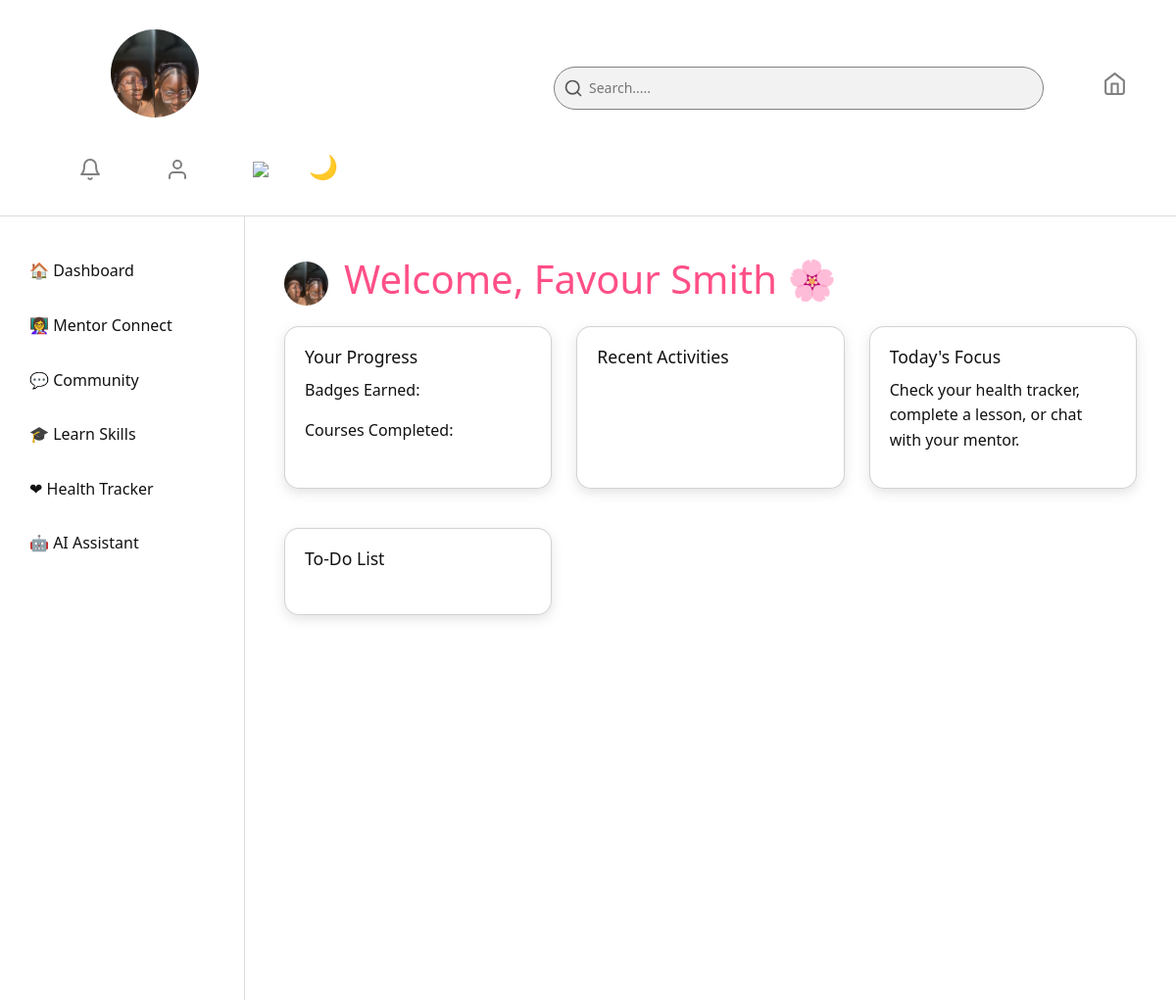
/dashboard (signed in), run on the app's committed database.
### src/models.py (models this page shows, shortened)
class User(UserMixin, db.Model):
    __tablename__ = 'users'
    id = db.Column(db.Integer, primary_key=True)
    first_name = db.Column(db.String(100), nullable=False)
    last_name = db.Column(db.String(100), nullable=False)
    email = db.Column(db.String(150), unique=True, nullable=False)
    dob = db.Column(db.String, nullable=False)
    password = db.Column(db.String(200), nullable=False)
    profile_image = db.Column(db.String(300), default='default_profile.png')
    date_created = db.Column(db.DateTime, default=datetime.utcnow)
    last_seen = db.Column(db.DateTime, default=datetime.utcnow)
    posts = db.relationship('CommunityPost', backref='user', lazy=True)
    comments = db.relationship('Comment', backref='user', lazy=True)
    likes = db.relationship('Like', backref='user', lazy=True)
    todos = db.relationship('ToDo', backref='user', lazy=True)
    ai_chats = db.relationship('AIChat', backref='user', lazy=True)
    health_logs = db.relationship('HealthTracker', backref='user', lazy=True)
    course_progress = db.relationship('UserCourse', backref='user', lazy=True)
    is_authenticated = True
    is_active = True
    is_anonymous = False

### src/routes/dashboard_routes.py (the view)
@dashboard_bp.route('/dashboard')
@login_required
def dashboard():
    user_posts = CommunityPost.query.filter_by(user_id=current_user.id).all()
    todos = ToDo.query.filter_by(user_id=current_user.id).all()
    courses = UserCourse.query.filter_by(user_id=current_user.id).all()
    return render_template('dashboard.html', user=current_user, posts=user_posts, todos=todos, courses=courses)

### src/__init__.py (called while the page is built)
@app.before_request
def update_last_seen():
    if current_user.is_authenticated:
        current_user.last_seen = datetime.utcnow()
        db.session.commit()

### src/routes/auth_routes.py (called while the page is built)
@login_manager.user_loader
def load_user(user_id):
    return User.query.get(int(user_id))

### src/templates/dashboard.html (shortened to what this page needs)
{% extends "base.html" %}
{% block content %}
<link rel="stylesheet" href="{{ url_for('static', filename='dashboard.css') }}">
<div class="dashboard-container">
  <div class="sidebar">
    <div class="top">
      <nav>
        <a href="{{ url_for('dashboard_bp.dashboard') }}" class="active">🏠 Dashboard</a>
        <a href="{{ url_for('mentor_bp.mentors_page') }}">👩‍🏫 Mentor Connect</a>
        <a href="{{ url_for('community_bp.community_page') }}">💬 Community</a>
        <a href="{{ url_for('learn_bp.learn_skill') }}">🎓 Learn Skills</a>
        <a href="{{ url_for('health_bp.health_tracker') }}">❤ Health Tracker</a>
        <a href="{{ url_for('ai_bp.ai_chat') }}">🤖 AI Assistant</a>
      </nav>
    </div>
  </div>
  <div class="main-content">
    <div class="welcome-section d-flex align-items-center gap-3 mb-3">
      <img src="{{ url_for('static', filename='profile_images/' + current_user.profile_image) }}" alt="Profile image" class="profile-image">
      <h1>Welcome, {{current_user.first_name}} {{ current_user.last_name}} 🌸</h1>
    </div>
    <div class="dashboard-cards">
      <div class="card">
        <h2>Your Progress</h2>
        <p>Badges Earned: {{ badges }}</p>
        <p>Courses Completed: {{ courses_done }}</p>
      </div>
      <div class="card">
        <h2>Recent Activities</h2>
      </div>
      <div class="card">
        <h2>Today's Focus</h2>
        <p>Check your health tracker, complete a lesson, or chat with your mentor.</p>
      </div>
      <div class="card">
        <h2>To-Do List</h2>
      </div>
    </div>
  </div>
</div>
{% endblock %}

### src/templates/base.html (shortened to what this page needs)
<!doctype html>
<html lang="en">
<head>
  <link href="https://cdn.jsdelivr.net/npm/bootstrap@5.3.2/dist/css/bootstrap.min.css" rel="stylesheet">
  <link rel="stylesheet" href="{{ url_for('static', filename='girl_hygiene_app.css') }}">
</head>
<body>
  <header>
    {% if current_user.is_authenticated %}
    <div class="welcome-section2">
      <img src="{{ url_for('static', filename='profile_images/' + current_user.profile_image) }}" alt="Profile image"
        class="profile-image">
    </div>
    <div class="links2">
      <div class="search-box">
        <svg class="search-icon" viewBox="0 0 24 24" fill="none" stroke="currentColor" stroke-width="2"
          stroke-linecap="round" stroke-linejoin="round">
          <circle cx="11" cy="11" r="8"></circle>
          <line x1="21" y1="21" x2="16.65" y2="16.65"></line>
        </svg>
        <input type="text" placeholder="Search....." />
      </div>
      <a class="nav-icon" href="{{ url_for('dashboard_bp.dashboard') }}">
        <img src="{{ url_for('static', filename='images/home.svg') }}"></icon>
      </a>
    </div>
    <div class="links1">
      <a class="nav-icon" href="{{ url_for('dashboard_bp.dashboard') }}">
        <img src="{{ url_for('static', filename='images/bell.svg') }}"></icon>
      </a>
      <a class="nav-icon" href="{{ url_for('profile_bp.profile_page') }}">
        <img src="{{ url_for('static', filename='images/user.svg') }}"></icon>
      </a>
      <a class="nav-icon" href="{{ url_for('auth_bp.logout') }}">
        <img src="{{ url_for('static', filename='images/log-out.svg') }}"></icon>
      </a>
      <button id="themeToggle" class="toggle-btn">🌙</button>
    </div>
    {% endif %}
  </header>
  {% block content %}{% endblock %}
</body>
</html>

### src/static/girl_hygiene_app.css (style rules this page uses)
:root { --bg: #ffffff; --text: #111; --card-bg: #f5f6fa; --accent: #FF089D; --border: #ddd; }
body { background-image: url('images/group7.jpg'); background-size:cover ; background-repeat:no-repeat ; background-position: center; background-attachment: fixed; line-height: 1.6; color: var(--text); font-family: "Poppins", sans-serif; margin: 0; }
header { display: flex; justify-content: space-between; align-items: center; flex-wrap: wrap; background-color: var(--bg); border-bottom: 1px solid var(--border); color: var(--text); position: relative; z-index:10; }
.links1 { display: flex; margin-right: 80px; gap: 35px; }
.links1 a { font-size: 25px; margin-top: 30px; margin-left: 30px; color: var(--text); text-decoration:none; gap: 0px; }
.links2 { display: flex; gap: 10px; color: var(--text); margin-left: 250px; margin-top: 30px; }
.links2 img { width: 25px; height: 25px; margin-top: 5px; text-decoration:none; }
#themeToggle { float: right; margin-right: 1rem; margin-top: 30px; background: none; border: none; font-size: 1.5rem; cursor: pointer; }

### src/static/dashboard.css (style rules this page uses)
:root { --bg: #ffffff; --text: #111; --card-bg: #f5f6fa; --header-bg: #ffffff; --accent: #ff4f87; --border: #ddd; }
body { margin: 0; padding: 0; font-family: 'Segoe UI', Tahoma, Geneva, Verdana, sans-serif; background: var(--bg); color: var(--text); }
header { display: flex; justify-content: space-between; align-items: center; padding: 30px 50px; flex-wrap: wrap; background-color: var(--bg); border-bottom: 1px solid var(--border); color: var(--text); top: 0; z-index: 10; }
.search-box { position: relative; width: 500px; margin-right: 50px; }
.search-box .search-icon { position: absolute; top: 50%; left: 10px; transform: translateY(-50%); width: 20px; height: 20px; color: #585757; pointer-events: none; }
.search-box input { background-color: rgb(0, 0, 0, 0.05); width: 100%; padding: 10px 10px 10px 35px; border: 1px solid gray; border-radius: 25px; outline: none; font-size: 14px; transition: 0.3s; }
.dashboard-container { display: grid; grid-template-columns: 250px 1fr auto; height: 100vh; }
.sidebar { background: var(--bg); border-right: 1px solid var(--border); height: inherit; padding: 25px 0; }
.sidebar nav a { display: block; padding: 12px 20px; color: var(--text); text-decoration: none; border-radius: 10px; margin: 6px 10px; transition: 0.3s; }
.main-content { padding: 40px; overflow-y: auto; }
.welcome-section2 img { position: relative; top: 8%; left: 70%; width: 90px; border-radius: 50%; height: 90px; }
.welcome-section img { width: 45px; border-radius: 50%; height: 45px; }
.dashboard-cards { display: grid; grid-template-columns: repeat(auto-fit, minmax(260px, 1fr)); gap: 25px; }
.card { background: var(--bg); color: var(--text); border-radius: 20px; padding: 25px; box-shadow: 0 4px 12px rgba(110, 104, 104, 0.186); transition: transform 0.3s ease; }
.card h2 { color: var(--accent); font-size: 1.1rem; margin-bottom: 10px; }
.card, .side-card { background: var(--bg); padding: 20px; border-radius: 15px; margin-bottom: 15px; box-shadow: 0 4px 12px rgba(110, 104, 104, 0.186); transition: transform 0.3s ease; }
.card h2 { color: var(--text); }
h1 { text-align: center; color: var(--accent); }

### data on the page
User: profile_image (picture), first_name "Favour", last_name "Smith"
